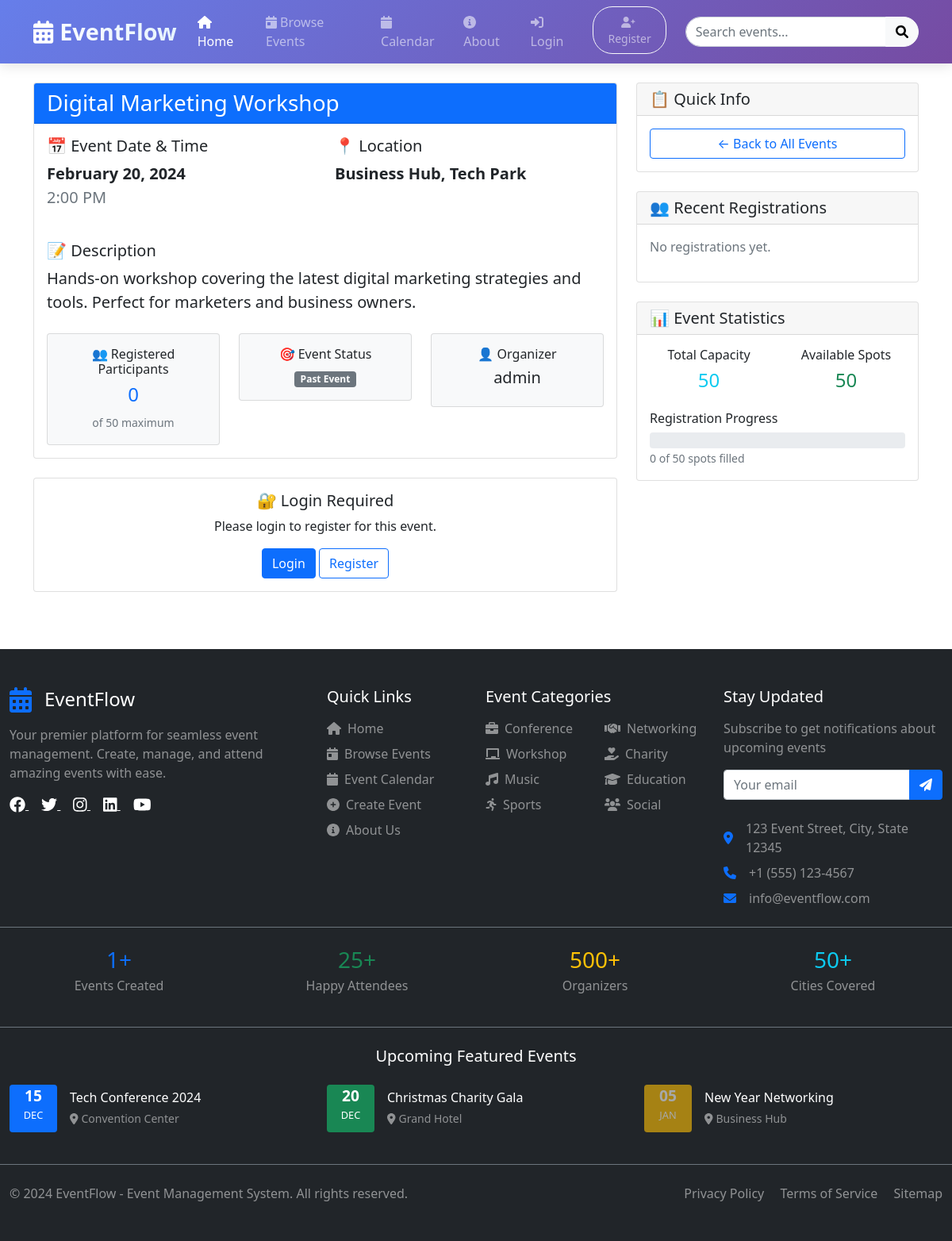
The page /eventdetails.php?id=2 on the database its author committed.
### tables this page shows
CREATE TABLE events (
    id INT AUTO_INCREMENT PRIMARY KEY,
    title VARCHAR(255) NOT NULL,
    description TEXT,
    event_date DATE NOT NULL,
    event_time TIME NOT NULL,
    location VARCHAR(255) NOT NULL,
    max_participants INT,
    event_type ENUM('conference', 'workshop', 'seminar', 'networking', 'social', 'sports', 'charity', 'concert', 'exhibition', 'other') DEFAULT 'other',
    price DECIMAL(10,2) DEFAULT 0.00,
    category_id INT,
    featured BOOLEAN DEFAULT FALSE,
    created_by INT,
    created_at TIMESTAMP DEFAULT CURRENT_TIMESTAMP,
    FOREIGN KEY (category_id) REFERENCES categories(id),
    FOREIGN KEY (created_by) REFERENCES users(id)
);

CREATE TABLE users (
    id INT AUTO_INCREMENT PRIMARY KEY,
    username VARCHAR(50) UNIQUE NOT NULL,
    email VARCHAR(100) UNIQUE NOT NULL,
    password VARCHAR(255) NOT NULL,
    user_type ENUM('admin', 'user') DEFAULT 'user',
    created_at TIMESTAMP DEFAULT CURRENT_TIMESTAMP
);

### eventdetails.php (the view, shortened to what this page needs)
<?php
include 'includes/header.php';
include 'includes/db.php';
$event_id = $_GET['id'];
$stmt = $pdo->prepare("
    SELECT e.*, u.username as creator,
           COUNT(er.id) as registration_count,
           e.max_participants
    FROM events e
    LEFT JOIN users u ON e.created_by = u.id
    LEFT JOIN event_registrations er ON e.id = er.event_id
    WHERE e.id = ?
    GROUP BY e.id
");
$stmt->execute([$event_id]);
$event = $stmt->fetch();
$is_registered = false;
$registered_users_stmt = $pdo->prepare("
    SELECT u.username, u.email, er.registration_date
    FROM event_registrations er
    JOIN users u ON er.user_id = u.id
    WHERE er.event_id = ?
    ORDER BY er.registration_date DESC
    LIMIT 10
");
$registered_users_stmt->execute([$event_id]);
$registered_users = $registered_users_stmt->fetchAll();
?>
<div class="row">
    <div class="col-md-8">
        <div class="card mb-4">
            <div class="card-header bg-primary text-white">
                <h3 class="mb-0"><?php echo htmlspecialchars($event['title']); ?></h3>
            </div>
            <div class="card-body">
                <div class="row mb-4">
                    <div class="col-md-6">
                        <h5>📅 Event Date & Time</h5>
                        <p class="fs-5">
                            <strong><?php echo date('F j, Y', strtotime($event['event_date'])); ?></strong><br>
                            <span class="text-muted"><?php echo date('g:i A', strtotime($event['event_time'])); ?></span>
                        </p>
                    </div>
                    <div class="col-md-6">
                        <h5>📍 Location</h5>
                        <p class="fs-5">
                            <strong><?php echo htmlspecialchars($event['location']); ?></strong>
                        </p>
                    </div>
                </div>
                <h5>📝 Description</h5>
                <p class="lead"><?php echo nl2br(htmlspecialchars($event['description'])); ?></p>
                <div class="row mt-4">
                    <div class="col-md-4">
                        <div class="card bg-light">
                            <div class="card-body text-center">
                                <h6>👥 Registered Participants</h6>
                                <h4 class="text-primary"><?php echo $event['registration_count']; ?></h4>
                                <?php if($event['max_participants'] > 0): ?>
                                    <small class="text-muted">
                                        of <?php echo $event['max_participants']; ?> maximum
                                    </small>
                                <?php endif; ?>
                            </div>
                        </div>
                    </div>
                    <div class="col-md-4">
                        <div class="card bg-light">
                            <div class="card-body text-center">
                                <h6>🎯 Event Status</h6>
                                <?php
                                $event_date = strtotime($event['event_date']);
                                $today = strtotime('today');
                                if($event_date < $today) {
                                    echo '<span class="badge bg-secondary">Past Event</span>';
                                } elseif($event_date == $today) {
                                    echo '<span class="badge bg-success">Today</span>';
                                } else {
                                    echo '<span class="badge bg-primary">Upcoming</span>';
                                }
                                ?>
                            </div>
                        </div>
                    </div>
                    <div class="col-md-4">
                        <div class="card bg-light">
                            <div class="card-body text-center">
                                <h6>👤 Organizer</h6>
                                <h5><?php echo htmlspecialchars($event['creator']); ?></h5>
                            </div>
                        </div>
                    </div>
                </div>
            </div>
        </div>
        <?php if(isset($_SESSION['user_id'])): ?>
            <div class="card mb-4">
                <div class="card-header">
                    <h5 class="mb-0">Event Registration</h5>
                </div>
                <div class="card-body text-center">
                    <?php if($is_registered): ?>
                        <div class="alert alert-success">
                            <h5>✅ You are registered for this event!</h5>
                            <p class="mb-0">We look forward to seeing you at the event.</p>
                        </div>
                        <a href="my_registrations.php" class="btn btn-primary">View My Registrations</a>
                    <?php else: ?>
                        <?php
                        $event_date = strtotime($event['event_date']);
                        $today = strtotime('today');
                        if($event_date < $today):
                        ?>
                            <div class="alert alert-warning">
                                <h5>📅 Event has passed</h5>
                                <p class="mb-0">Registration is closed for past events.</p>
                            </div>
                        <?php elseif($event['max_participants'] > 0 && $event['registration_count'] >= $event['max_participants']): ?>
                            <div class="alert alert-danger">
                                <h5>🚫 Event Full</h5>
                                <p class="mb-0">This event has reached maximum capacity.</p>
                            </div>
                        <?php else: ?>
                            <form method="POST" action="">
                                <h5>Ready to join this event?</h5>
                                <p class="text-muted">Click the button below to register.</p>
                                <button type="submit" name="register" class="btn btn-success btn-lg">
                                    Register for this Event
                                </button>
                            </form>
                        <?php endif; ?>
                    <?php endif; ?>
                </div>
            </div>
        <?php else: ?>
            <div class="card mb-4">
                <div class="card-body text-center">
                    <h5>🔐 Login Required</h5>
                    <p>Please login to register for this event.</p>
                    <a href="login.php" class="btn btn-primary">Login</a>
                    <a href="register.php" class="btn btn-outline-primary">Register</a>
                </div>
            </div>
        <?php endif; ?>
    </div>
    <div class="col-md-4">
        <div class="card mb-4">
            <div class="card-header">
                <h5 class="mb-0">📋 Quick Info</h5>
            </div>
            <div class="card-body">
                <div class="d-grid gap-2">
                    <a href="events.php" class="btn btn-outline-primary">
                        ← Back to All Events
                    </a>
                </div>
            </div>
        </div>
        <div class="card">
            <div class="card-header">
                <h5 class="mb-0">👥 Recent Registrations</h5>
            </div>
            <div class="card-body">
                <?php if(empty($registered_users)): ?>
                    <p class="text-muted">No registrations yet.</p>
                <?php endif; ?>
            </div>
        </div>
        <div class="card mt-4">
            <div class="card-header">
                <h5 class="mb-0">📊 Event Statistics</h5>
            </div>
            <div class="card-body">
                <div class="row text-center">
                    <div class="col-6">
                        <h6>Total Capacity</h6>
                        <h4 class="text-info">
                            <?php echo $event['max_participants'] > 0 ? $event['max_participants'] : '∞'; ?>
                        </h4>
                    </div>
                    <div class="col-6">
                        <h6>Available Spots</h6>
                        <h4 class="text-success">
                            <?php
                            if($event['max_participants'] > 0) {
                                echo $event['max_participants'] - $event['registration_count'];
                            } else {
                                echo '∞';
                            }
                            ?>
                        </h4>
                    </div>
                </div>
                <?php if($event['max_participants'] > 0): ?>
                    <div class="mt-3">
                        <h6>Registration Progress</h6>
                        <div class="progress" style="height: 20px;">
                        </div>
                        <small class="text-muted">
                            <?php echo $event['registration_count']; ?> of <?php echo $event['max_participants']; ?> spots filled
                        </small>
                    </div>
                <?php endif; ?>
            </div>
        </div>
    </div>
</div>
<?php include 'includes/footer.php'; ?>

### rows shown on the page
events: title "Digital Marketing Workshop", event_date "February 20, 2024", event_time "2:00 PM", location "Business Hub, Tech Park", description "Hands-on workshop covering the latest digital marketing strategies and tools. Perfect for marketers and business owners.", max_participants "50", created_by.username "admin", $event['max_participants']-$event['registration_count'] "50"

### other values the page prints
$event['registration_count'] "0"
